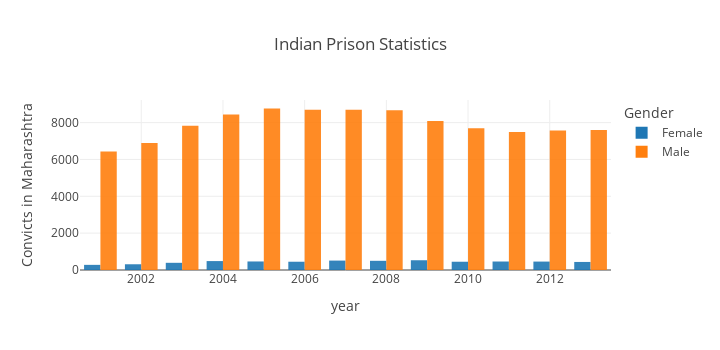

The notebook cell saved with this chart:
### Code cell
# group
barchart = px.bar(
    data_frame=df,
    x="year",
    y="convicts",
    color="gender",               
    opacity=0.9,                  
    orientation="v",              
    barmode='group',           
                                                              
# ----------------------------------------------------------------------------------------------------------------   
    labels={"convicts":"Convicts in Maharashtra",
    "gender":"Gender"},          
    title='Indian Prison Statistics',
    width=720,                 
    height=350,                   
    template='gridon',           
)

pio.show(barchart)

### Figure 1 — Plotly figure (JSON) as saved in the notebook; plotly's stock layout.template omitted (floating-point values rounded to 4 significant figures)
{"data": [{"alignmentgroup": "True", "hovertemplate": "Gender=Female<br>year=%{x}<br>Convicts in Maharashtra=%{y}<extra></extra>", "legendgroup": "Female", "marker": {"color": "#1F77B4", "opacity": 0.9}, "name": "Female", "offsetgroup": "Female", "orientation": "v", "showlegend": true, "textposition": "auto", "type": "bar", "x": [2001, 2002, 2003, 2004, 2005, 2006, 2007, 2008, 2009, 2010, 2011, 2012, 2013], "xaxis": "x", "y": [279, 311, 390, 484, 463, 449, 511, 499, 529, 449, 461, 457, 437], "yaxis": "y"}, {"alignmentgroup": "True", "hovertemplate": "Gender=Male<br>year=%{x}<br>Convicts in Maharashtra=%{y}<extra></extra>", "legendgroup": "Male", "marker": {"color": "#FF7F0E", "opacity": 0.9}, "name": "Male", "offsetgroup": "Male", "orientation": "v", "showlegend": true, "textposition": "auto", "type": "bar", "x": [2001, 2002, 2003, 2004, 2005, 2006, 2007, 2008, 2009, 2010, 2011, 2012, 2013], "xaxis": "x", "y": [6433, 6887, 7825, 8447, 8766, 8700, 8692, 8665, 8093, 7690, 7491, 7569, 7604], "yaxis": "y"}], "layout": {"barmode": "group", "height": 350, "legend": {"title": {"text": "Gender"}, "tracegroupgap": 0}, "title": {"text": "Indian Prison Statistics"}, "width": 720, "xaxis": {"anchor": "y", "autorange": true, "domain": [0, 1], "range": [2000.0, 2014.0], "title": {"text": "year"}, "type": "linear"}, "yaxis": {"anchor": "x", "autorange": true, "domain": [0, 1], "range": [0, 9227.0], "title": {"text": "Convicts in Maharashtra"}, "type": "linear"}}}
